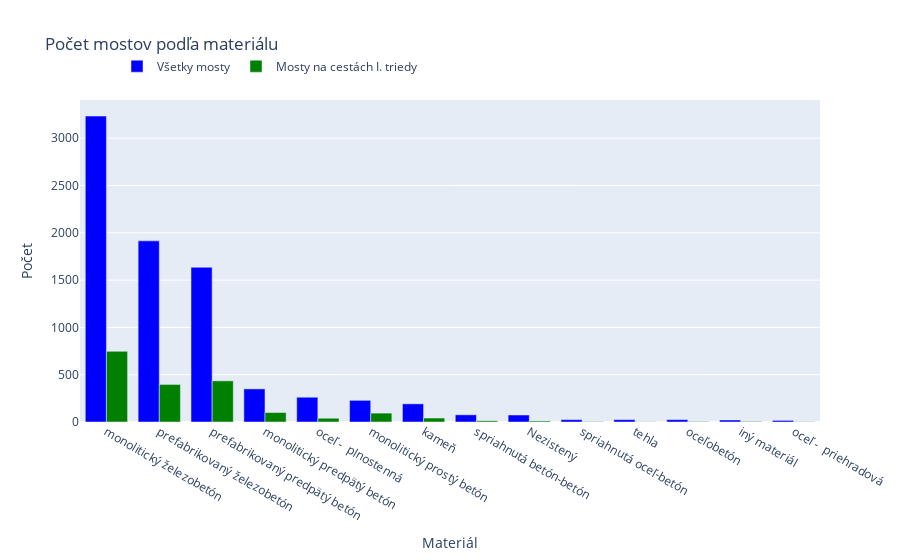

Notebook code for this chart:
### Code cell
import plotly.express as px
import plotly.graph_objects as go

# Assuming you have a DataFrame named 'classified_bridges' with the "Material" column
# Filter the DataFrame for bridges on 1st class roads
first_class_bridges = classified_bridges[classified_bridges["Road_Class"]
                                         == "cesta I. triedy"]

# Calculate the material counts for all bridges
material_counts_all = classified_bridges["Material"].value_counts(
).reset_index()
material_counts_all.columns = ["Material", "Počet"]

# Calculate the material counts for bridges on 1st class roads
material_counts_first_class = first_class_bridges["Material"].value_counts(
).reset_index()
material_counts_first_class.columns = ["Material", "Počet"]

# Create a dual bar plot with side-by-side bars for both conditions
fig = go.Figure()

# Add bars for all bridges
fig.add_trace(
    go.Bar(x=material_counts_all["Material"], y=material_counts_all["Počet"],
           marker_color='blue',
           name='Všetky mosty')
)

# Add bars for 1st class road bridges next to the previous bars
fig.add_trace(
    go.Bar(x=material_counts_first_class["Material"], y=material_counts_first_class["Počet"],
           marker_color='green',
           name='Mosty na cestách I. triedy')
)

# Update the layout
fig.update_layout(
    title_text="Počet mostov podľa materiálu",
    xaxis_title="Materiál",
    yaxis_title="Počet",
    barmode='group',  # To display side-by-side bars
    legend=dict(
        x=0.05,  # Adjust the x position to move the legend to the top
        y=1.15,  # Adjust the y position to move the legend to the top
        orientation="h",  # Horizontal legend orientation
    ),
    xaxis=dict(
        tickangle=30,  # Rotate x-axis ticks by -45 degrees
    ),
)

# Show the plot
fig.show()

### Figure 1 — Plotly figure (JSON) as saved in the notebook; plotly's stock layout.template omitted (floating-point values rounded to 4 significant figures)
{"data": [{"marker": {"color": "blue"}, "name": "Všetky mosty", "type": "bar", "x": ["monolitický železobetón", "prefabrikovaný železobetón", "prefabrikovaný predpätý betón", "monolitický predpätý betón", "oceľ -  plnostenná", "monolitický prostý betón", "kameň", "spriahnutá betón-betón", "Nezistený", "spriahnutá oceľ-betón", "tehla", "oceľobetón", "iný materiál", "oceľ -  priehradová"], "y": [3234, 1915, 1636, 350, 262, 229, 192, 76, 74, 25, 25, 25, 21, 17]}, {"marker": {"color": "green"}, "name": "Mosty na cestách I. triedy", "type": "bar", "x": ["monolitický železobetón", "prefabrikovaný predpätý betón", "prefabrikovaný železobetón", "monolitický predpätý betón", "monolitický prostý betón", "kameň", "oceľ -  plnostenná", "spriahnutá betón-betón", "Nezistený", "iný materiál", "oceľobetón", "spriahnutá oceľ-betón", "oceľ -  priehradová", "tehla"], "y": [747, 435, 397, 100, 94, 42, 40, 13, 11, 6, 5, 4, 3, 2]}], "layout": {"barmode": "group", "legend": {"orientation": "h", "x": 0.05, "y": 1.15}, "title": {"text": "Počet mostov podľa materiálu"}, "xaxis": {"tickangle": 30, "title": {"text": "Materiál"}}, "yaxis": {"title": {"text": "Počet"}}}}
